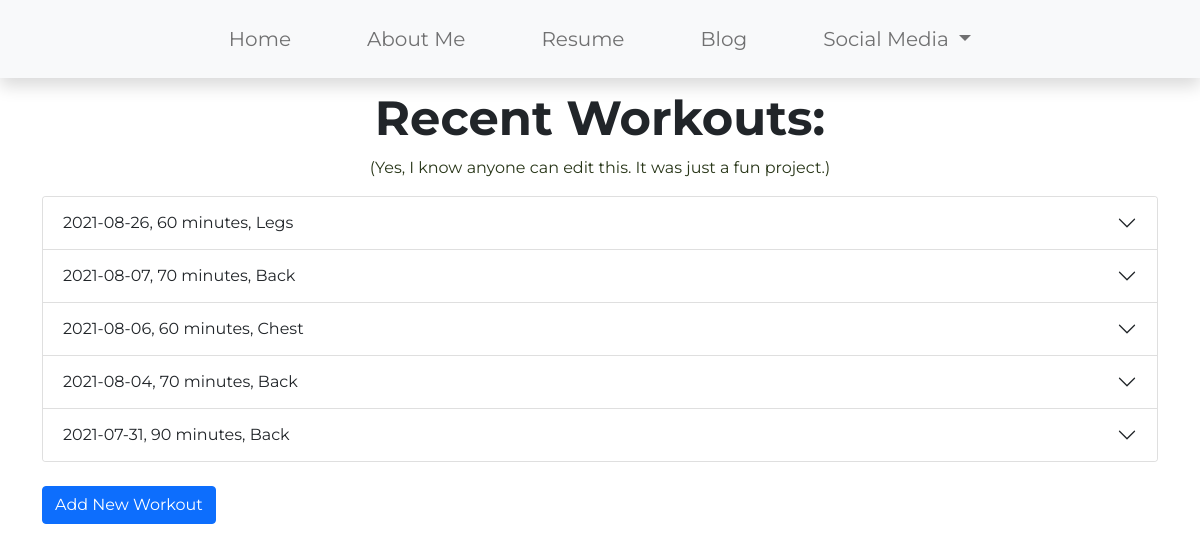
/tracker/, run on the app's committed database.
### Tracker/models.py (models this page shows)
class Workout(models.Model):
    TIME_CHOICES = [
        (10, "10"),
        (20, "20"),
        (30, "30"),
        (40, "40"),
        (50, "50"),
        (60, "60"),
        (70, "70"),
        (80, "80"),
        (90, "90"),
        (100, "100"),
        (110, "110"),
        (120, "120"),
    ]
    MUSCLE_CHOICES = [
        ("chest", "Chest"),
        ("back", "Back"),
        ("legs", "Legs"),
        ("shoulders", "Shoulders"),
        ("biceps", "Biceps"),
        ("triceps", "Triceps"),
        ("abs", "Abs"),
        ("cardio", "Cardio"),
    ]
    workout_date = models.DateField("Workout Date", default=date.today)
    workout_time = models.PositiveIntegerField("Workout Duration", default=60, choices=TIME_CHOICES)
    muscle_group = models.TextField("Muscle Group", choices=MUSCLE_CHOICES)
    def __str__(self):
        return ("{date}, {duration} minutes, {group}".format(date=str(self.workout_date), duration=str(self.workout_time), group=str(self.muscle_group).capitalize()))

### Tracker/views.py (the view)
# urls.py: path('', views.HomeView, name="home"),
def HomeView(request):
    recent_workout_list = Workout.objects.order_by('-workout_date')[:5]
    return render(request, 'Tracker/home.html', {'recent_workout_list':recent_workout_list})

### Tracker/models.py (called while the page is built)
    def __str__(self):
        return("{routine}:{sets}x{reps}".format(routine=str(self.routine_name), sets=self.num_sets, reps=self.num_reps))

### Tracker/templates/Tracker/home.html (shortened to what this page needs)
{% extends "Tracker/navbar.html" %}
{% block content %}
<div class="container">
     <h1 class="display-5 text-center" style="font-weight: 700;">
        Recent Workouts:
    </h1>
    <p class="text-center">
        (Yes, I know anyone can edit this. It was just a fun project.)
    </p>
    <div class="accordion" id="accordionExample">
        {% for workout in recent_workout_list %}
            <div class="accordion-item">
                <h2 class="accordion-header" id="heading{{ forloop.counter }}">
                    <button class="accordion-button collapsed" type="button" data-bs-toggle="collapse" data-bs-target="#collapse{{ forloop.counter }}" aria-expanded="false" aria-controls="collapse{{ forloop.counter }}">
                    {{ workout }}
                    </button>
                </h2>
            </div>
        {% endfor %}
    </div>
    <br>
    <button type="button" class="btn btn-primary" onclick="location.href='{% url 'Tracker:add_workout' %}';">
        Add New Workout
    </button>
</div>
{% endblock %}

### data on the page
Workout: workout_date+workout_time+muscle_group "2021-08-26, 60 minutes, Legs"
Workout: workout_date+workout_time+muscle_group "2021-08-07, 70 minutes, Back"
Workout: workout_date+workout_time+muscle_group "2021-08-06, 60 minutes, Chest"
Workout: workout_date+workout_time+muscle_group "2021-08-04, 70 minutes, Back"
Workout: workout_date+workout_time+muscle_group "2021-07-31, 90 minutes, Back"
